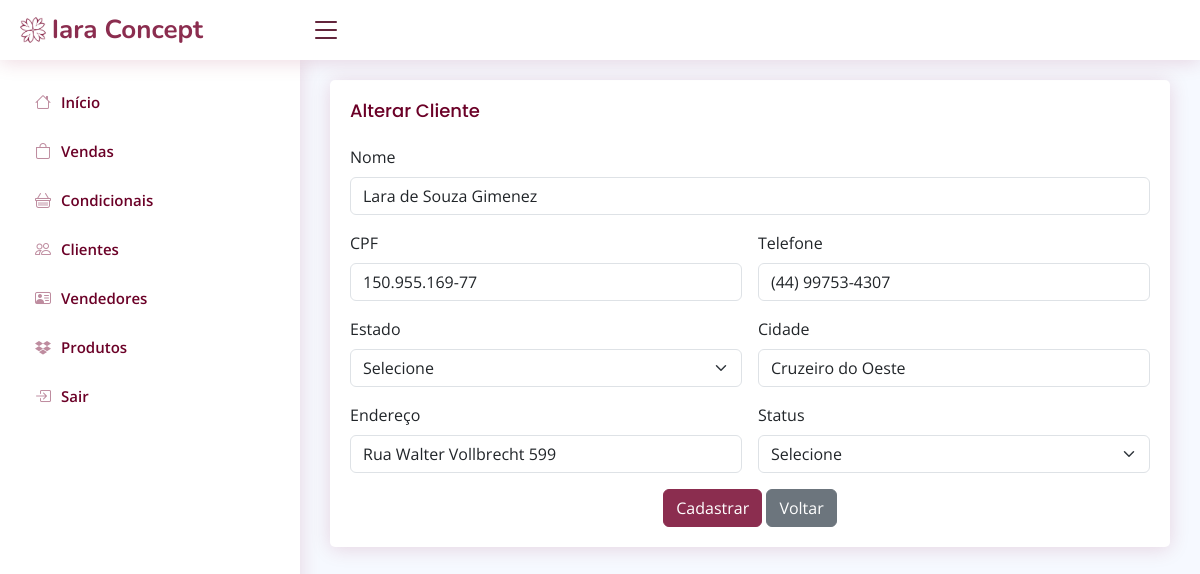
Page /alterarCliente.php?id=17 (signed in) on the committed database.
### tables this page shows
CREATE TABLE `cliente` (
  `id` int(11) NOT NULL,
  `nome` varchar(100) NOT NULL,
  `cpf` varchar(15) NOT NULL,
  `telefone` varchar(15) DEFAULT NULL,
  `cidade` varchar(50) DEFAULT NULL,
  `estado` varchar(20) DEFAULT NULL,
  `endereco` varchar(50) DEFAULT NULL,
  `status` varchar(20) NOT NULL
);

### alterarCliente.php (the view, shortened to what this page needs)
<!DOCTYPE html>
<head>
</head>
<?php
require_once("conexao.php");
$sql = "select * from cliente where id = " . $_GET['id'];
$resultado = mysqli_query($conexao, $sql);
$linha = mysqli_fetch_array($resultado);
  ?>
<?php require_once("cabecalho.php") ?>
<main id="main" class="main">
    <section class="section">
        <div class="card">
            <div class="card-body">
              <h5 class="card-title">Alterar Cliente</h5>
                <?php
                $status = isset($_POST['status']) ? $_POST['status'] : "";
                ?>
              <form method="post" class="row g-3">
                <div class="col-md-12">
                    <label for="exampleFormControlInput1" class="form-label">Nome</label>
                    <input type="text" class="form-control" value="<?=$linha['nome'] ?>" name="nome" required>
                </div>
                <div class="col-md-6">
                    <label for="exampleFormControlInput1" class="form-label">CPF</label>
                    <input type="text" id="cpf" class="form-control" value="<?=$linha['cpf'] ?>" name="cpf" required>
                </div>
                <div class="col-md-6">
                    <label for="exampleFormControlInput1" class="form-label">Telefone</label>
                    <input type="text" id="telefone" class="form-control" value="<?=$linha['telefone'] ?>" name="telefone"><span class="mascara"></span>
                </div>
                <div class="col-md-6">
                    <label for="exampleFormControlInput1" class="form-label">Estado</label>
                    <select class="form-select" aria-label="Default select example" value="<?=$linha['estado'] ?>" name="estado">
                            <option selected>Selecione</option>
                    </select>
                </div>
                <div class="col-md-6">
                    <label for="exampleFormControlInput1" class="form-label">Cidade</label>
                    <input type="text" class="form-control" value="<?=$linha['cidade'] ?>" name="cidade">
                </div>
                <div class="col-md-6">
                    <label for="exampleFormControlInput1" class="form-label">Endereço</label>
                    <input type="text" class="form-control" value="<?=$linha['endereco'] ?>" name="endereco">
                </div>
                <div class="col-md-6">
                    <label for="exampleFormControlInput1" class="form-label">Status</label>
                    <select class="form-select" aria-label="Default select example" value="<?= $status ?>" name="status">
                    <option selected>Selecione</option>
                    </select>
                </div>
                <div class="text-center">
                  <button type="submit" name="salvar" class="btn btn-primary">Cadastrar</button>
                  <button type="submit" name="voltar" class="btn btn-secondary">Voltar</button>
                </div>
              </form>
            </div>
          </div>
    </section>
</main>
<?php require_once("rodape.php") ?>

### assets/css/style.css (style rules this page uses)
:root { scroll-behavior: smooth; }
body { font-family: "Open Sans", sans-serif; background: #f6f9ff; color: #444444; }
h1, h2, h3, h4, h5, h6 { font-family: "Nunito", sans-serif; }
#main { margin-top: 60px; padding: 20px 30px; transition: all 0.3s; }
.card { margin-bottom: 30px; border: none; border-radius: 5px; box-shadow: 0px 2px 20px #92003627; }
.card-title { padding: 20px 0 15px 0; font-size: 18px; font-weight: 500; color: #6b0027; font-family: "Poppins", sans-serif; }
.card-body { padding: 0 20px 20px 20px; }
@media (min-width: 1200px) { #main, #footer { margin-left: 300px; } }

### rows in the picture
cliente: nome "Lara de Souza Gimenez", cpf "150.955.169-77", telefone "(44) 99753-4307", estado "Selecione", cidade "Cruzeiro do Oeste", endereco "Rua Walter Vollbrecht 599"
